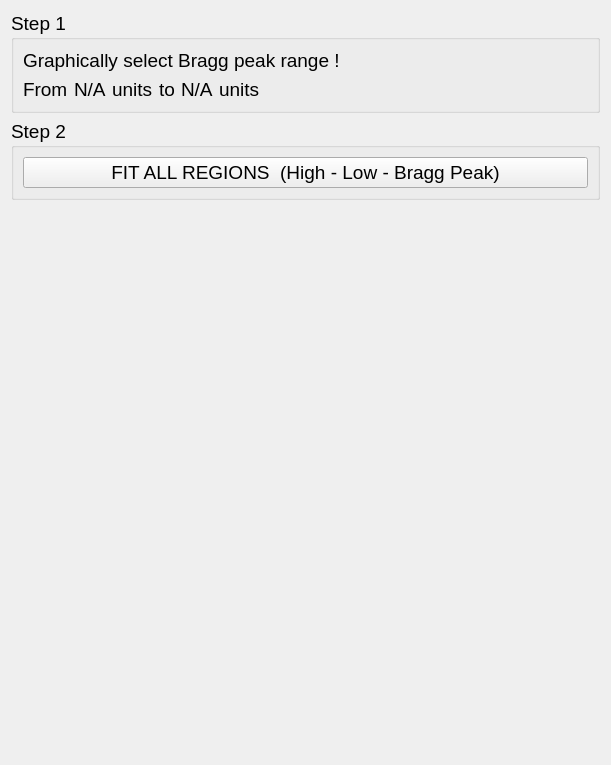
               <widget class="QWidget" name="page">
                <property name="geometry">
                 <rect>
                  <x>0</x>
                  <y>0</y>
                  <width>611</width>
                  <height>765</height>
                 </rect>
                </property>
                <attribute name="label">
                 <string>USER INPUT</string>
                </attribute>
                <layout class="QVBoxLayout" name="verticalLayout_12">
                 <item>
                  <widget class="QGroupBox" name="groupBox_5">
                   <property name="font">
                    <font>
                     <pointsize>14</pointsize>
                    </font>
                   </property>
                   <property name="title">
                    <string>Step 1</string>
                   </property>
                   <layout class="QVBoxLayout" name="verticalLayout_13">
                    <item>
                     <widget class="QLabel" name="label_17">
                      <property name="text">
                       <string>Graphically select Bragg peak range !</string>
                      </property>
                     </widget>
                    </item>
                    <item>
                     <layout class="QHBoxLayout" name="horizontalLayout_13">
                      <item>
                       <widget class="QLabel" name="label_16">
                        <property name="text">
                         <string>From</string>
                        </property>
                       </widget>
                      </item>
                      <item>
                       <widget class="QLabel" name="bragg_peak_range_from_value">
                        <property name="text">
                         <string>N/A</string>
                        </property>
                       </widget>
                      </item>
                      <item>
                       <widget class="QLabel" name="from_bragg_peak_range_units">
                        <property name="text">
                         <string>units</string>
                        </property>
                       </widget>
                      </item>
                      <item>
                       <widget class="QLabel" name="label_24">
                        <property name="text">
                         <string>to</string>
                        </property>
                       </widget>
                      </item>
                      <item>
                       <widget class="QLabel" name="to_bragg_peak_range_value">
                        <property name="text">
                         <string>N/A</string>
                        </property>
                       </widget>
                      </item>
                      <item>
                       <widget class="QLabel" name="to_bragg_peak_range_units">
                        <property name="text">
                         <string>units</string>
                        </property>
                       </widget>
                      </item>
                      <item>
                       <spacer name="horizontalSpacer_12">
                        <property name="orientation">
                         <enum>Qt::Horizontal</enum>
                        </property>
                        <property name="sizeHint" stdset="0">
                         <size>
                          <width>40</width>
                          <height>20</height>
                         </size>
                        </property>
                       </spacer>
                      </item>
                     </layout>
                    </item>
                   </layout>
                  </widget>
                 </item>
                 <item>
                  <widget class="QGroupBox" name="groupBox_6">
                   <property name="font">
                    <font>
                     <pointsize>14</pointsize>
                    </font>
                   </property>
                   <property name="title">
                    <string>Step 2</string>
                   </property>
                   <layout class="QVBoxLayout" name="verticalLayout_14">
                    <item>
                     <widget class="QPushButton" name="fit_kropff_button">
                      <property name="text">
                       <string>FIT ALL REGIONS  (High - Low - Bragg Peak)</string>
                      </property>
                     </widget>
                    </item>
                   </layout>
                  </widget>
                 </item>
                 <item>
                  <spacer name="verticalSpacer">
                   <property name="orientation">
                    <enum>Qt::Vertical</enum>
                   </property>
                   <property name="sizeHint" stdset="0">
                    <size>
                     <width>20</width>
                     <height>546</height>
                    </size>
                   </property>
                  </spacer>
                 </item>
                </layout>
               </widget>
